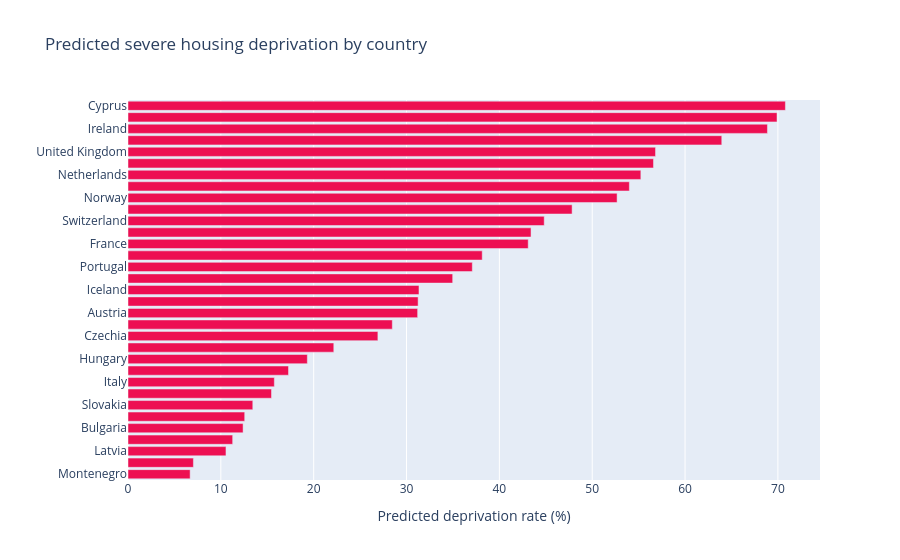

The notebook cell this image was saved under:
### Code cell
# plot 7: predicted deprivation by country

fig8 = px.bar(
    result.sort_values("predicted_deprivation"),
    x="predicted_deprivation", y="geo", orientation="h",
    title="Predicted severe housing deprivation by country",
    labels={"predicted_deprivation": "Predicted deprivation rate (%)", "geo": ""}, color_discrete_sequence=["#ED0F52"]
)
fig8.show()

### Figure 1 — Plotly figure (JSON) as saved in the notebook; plotly's stock layout.template omitted (floating-point values rounded to 4 significant figures)
{"data": [{"hovertemplate": "Predicted deprivation rate (%)=%{x}<br>=%{y}<extra></extra>", "legendgroup": "", "marker": {"color": "#ED0F52", "pattern": {"shape": ""}}, "name": "", "orientation": "h", "showlegend": false, "textposition": "auto", "type": "bar", "x": [6.693, 7.044, 10.55, 11.27, 12.4, 12.57, 13.44, 15.46, 15.76, 17.29, 19.32, 22.16, 26.92, 28.47, 31.2, 31.25, 31.34, 34.97, 37.08, 38.15, 43.11, 43.41, 44.83, 47.83, 52.68, 54.0, 55.24, 56.6, 56.82, 63.95, 68.87, 69.91, 70.81], "xaxis": "x", "y": ["Montenegro", "Romania", "Latvia", "Greece", "Bulgaria", "Croatia", "Slovakia", "Poland", "Italy", "North Macedonia", "Hungary", "Lithuania", "Czechia", "Estonia", "Austria", "Slovenia", "Iceland", "Germany", "Portugal", "Sweden", "France", "Denmark", "Switzerland", "Finland", "Norway", "Luxembourg", "Netherlands", "Spain", "United Kingdom", "Belgium", "Ireland", "Malta", "Cyprus"], "yaxis": "y"}], "layout": {"barmode": "relative", "legend": {"tracegroupgap": 0}, "title": {"text": "Predicted severe housing deprivation by country"}, "xaxis": {"anchor": "y", "domain": [0, 1], "title": {"text": "Predicted deprivation rate (%)"}}, "yaxis": {"anchor": "x", "domain": [0, 1], "title": {"text": ""}}}}
